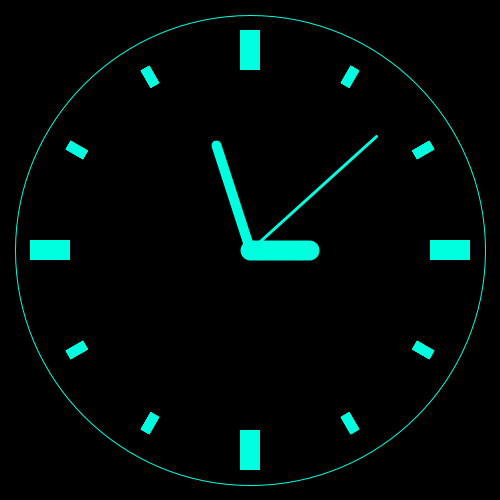
Frame 1 (no input)
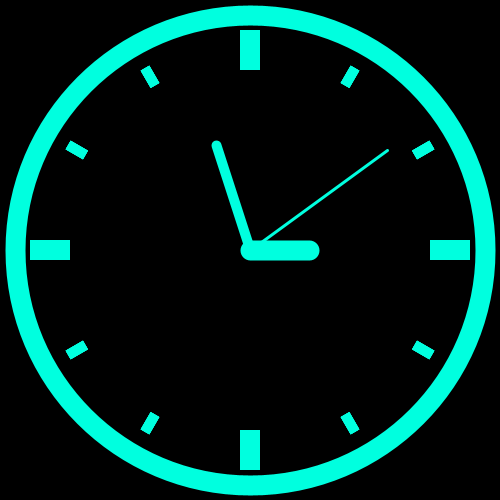
Frame 60 (the mouse pressed at the canvas centre just before this capture)
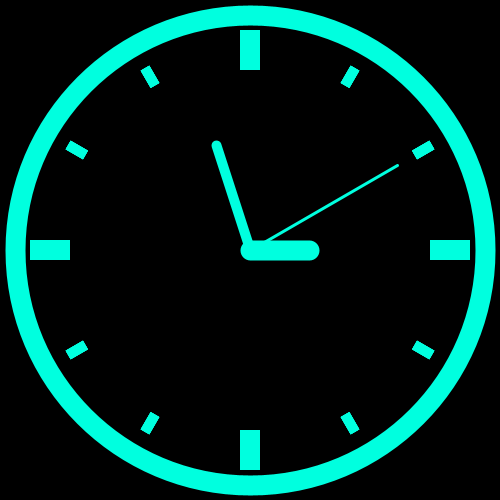
Frame 120 (the mouse held since frame 60 and released just before this capture)

The Processing sketch that drew these frames (run headless with seeded random() and noise(); from frame 60 on, the mouse is pressed at the canvas centre):

// Processing sketch: processing_120179
// ── processing_120179.pde

void setup()
{

size(500,500);
background(0);


}
void draw()

{
  background(0);
translate(width/2,height/2);
fill(#00FFDF);
stroke(#00FFDF);


fill(0);
stroke(#00FFDF);

ellipse(0,0,470,470);

fill(#00FFDF);
stroke(#00FFDF);






float sec = map (second(), 0, 60,0,360);
pushMatrix();
rotate(radians(sec));
stroke(#00FFDF);
strokeWeight(3);
line(0,170,0,0);
popMatrix();

float min = map ( minute(), 0,60,0,360);
pushMatrix();
rotate(radians(min));
stroke(#00FFDF);
strokeWeight(10);
line(0,-110,0,0);
popMatrix();

float ho = map ( hour(), 0,12,0, 360);
pushMatrix();
rotate(radians(ho));
stroke(#00FFDF);
strokeWeight(20);
line(0,0,0,-60);
noStroke();
popMatrix();



for ( int i=0; i<360; i+=90){
  pushMatrix();
  rotate(radians(i));
  translate(0,180);
 rect(-10,0,20,40);
  popMatrix();
  
  for ( int u=0; u<360; u+=30)
  {
    
  pushMatrix();
  rotate(radians(u));
  translate(0,190);
 rect(-5,0,10,20);
  popMatrix();
  }
  
}
}
